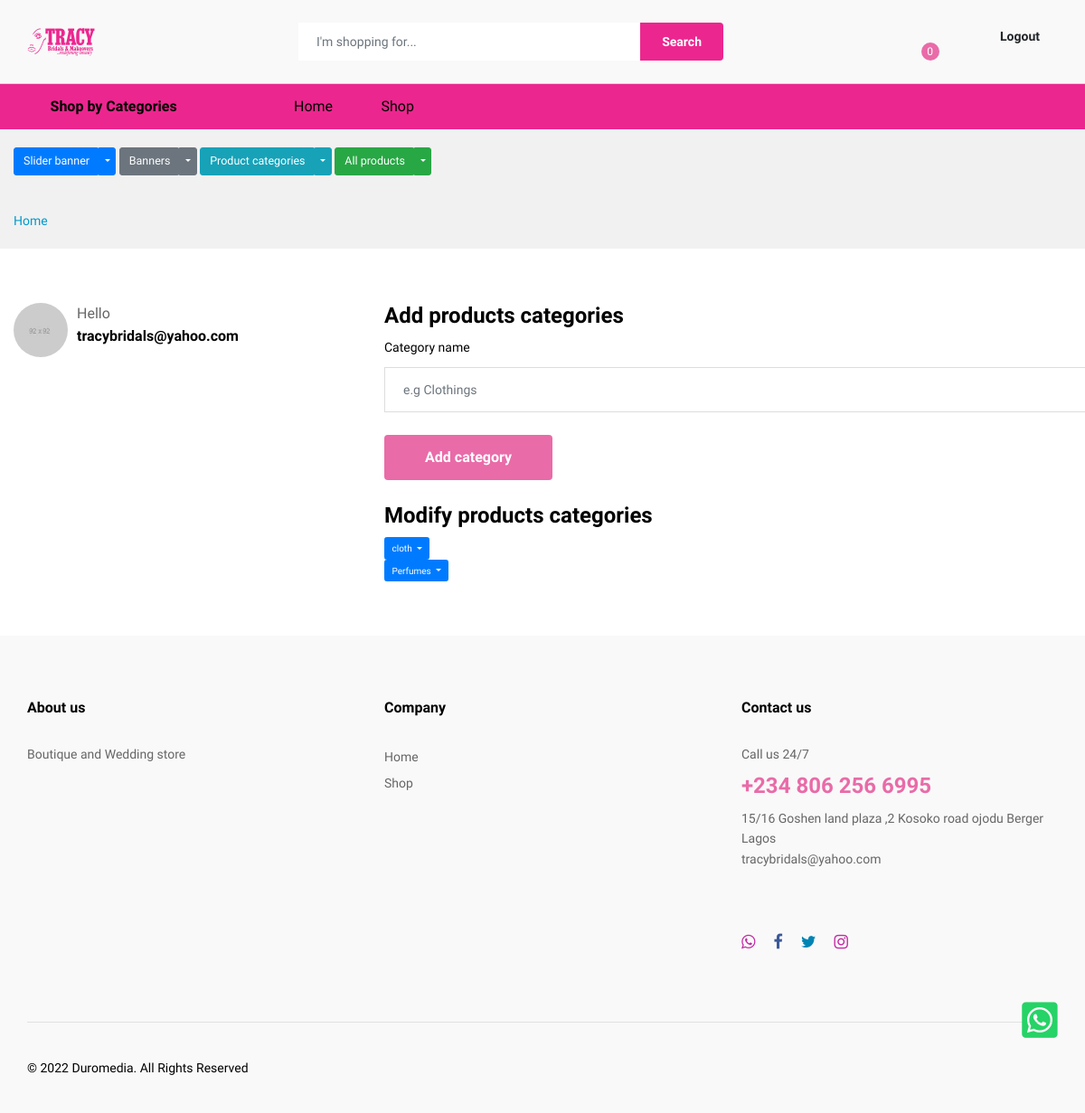
The page /products-categories.php (signed in) on the database as committed earlier.
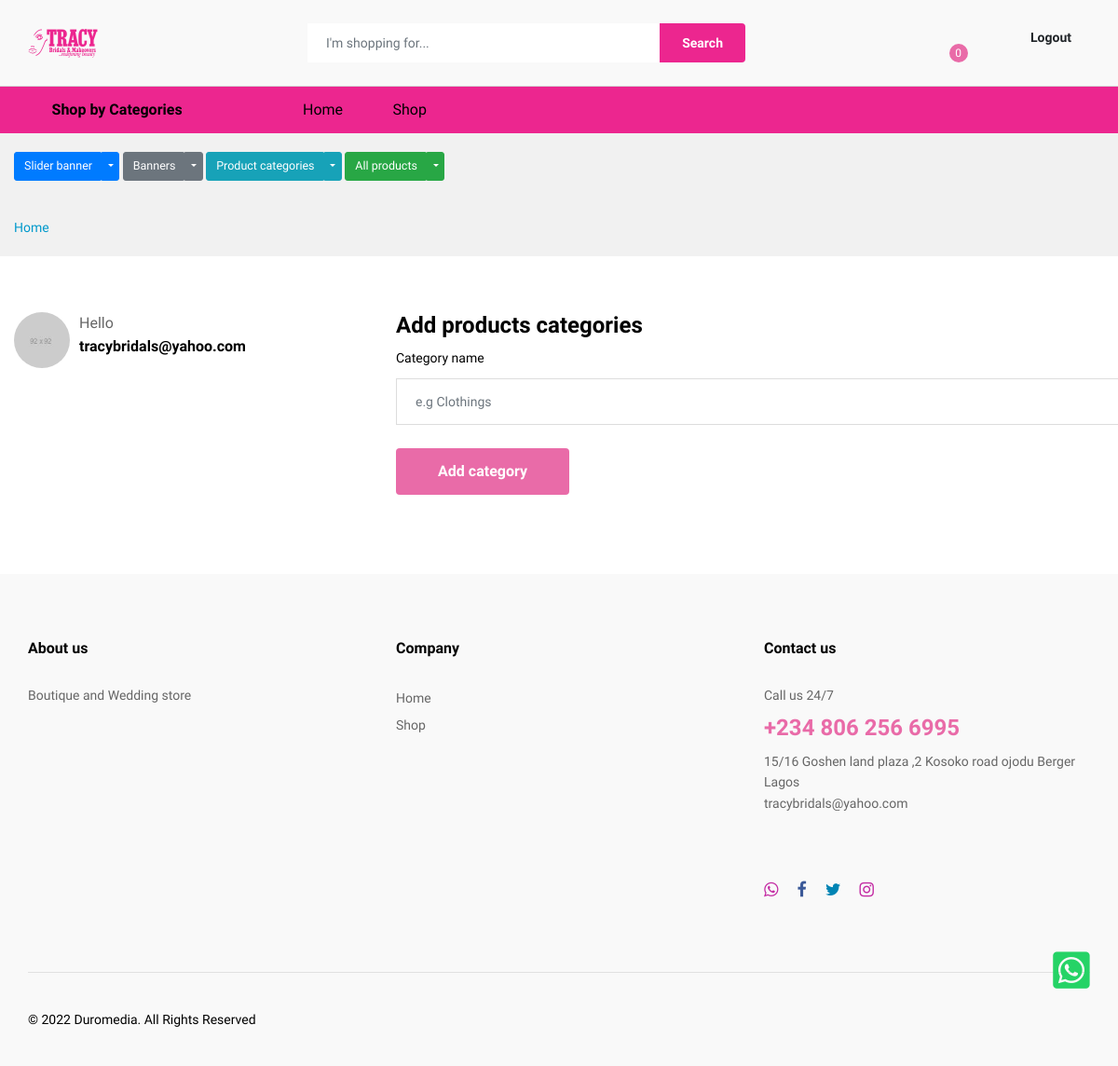
The same page on the database as committed later.
### tables this page shows
CREATE TABLE `products_categories` (
  `products_categories_id` int(11) NOT NULL,
  `products_categories_name` varchar(20) NOT NULL,
  `products_categories_timestamp` timestamp NOT NULL DEFAULT current_timestamp() ON UPDATE current_timestamp()
);

### incs-template1/config.php (called while the page is built, shortened)
<?php
$EMAIL = "tracybridals@yahoo.com";
?>

### public_html/products-categories.php (the view, shortened to what this page needs)
<?php
require_once ('../incs-template1/config.php');
 include ('../incs-template1/header.php');
 include ('../incs-template1/settings.php');
 ?>
<main class="ps-page--my-account">
        <div class="ps-breadcrumb">
            <div class="container">
                <ul class="breadcrumb">
                    <li><a href="/">Home</a></li>
                </ul>
            </div>
        </div>
        <section class="ps-section--account">
            <div class="container">
                <div class="row">
                    <div class="col-lg-4">
                        <div class="ps-section__left">
                            <aside class="ps-widget--account-dashboard">
                                <div class="ps-widget__header"><img src="img/users/3.jpg" alt="" />
                                    <figure>
                                        <figcaption>Hello</figcaption>
                                        <p><?=$EMAIL;?></p>
                                    </figure>
                                </div>
                            </aside>
                        </div>
                    </div>
                   <div class="col-lg-8">
                        <div class="ps-section__right">
                            <form class="ps-form--account-setting" action="" method="POST">
                                <div class="ps-form__header">
                                    <h3> Add products categories</h3>
                                </div>
                                <div class="ps-form__content">
                                     <div class="form-group">
                                        <label>Category name</label>
                                        <input class="form-control" type="text" placeholder="e.g Clothings" name="products_categories" value="<?php if(isset($_POST['products_categories'])){echo $_POST['products_categories'];} ?>">
                                    </div>
                                </div>
                                <div class="form-group submit">
                                    <button class="ps-btn" type="submit" name="submit">Add category</button>
                                </div>
                            </form>
                        </div>
<?php
     $select_products_cat = mysqli_query($connect, "SELECT products_categories_id, products_categories_name FROM products_categories WHERE products_categories_name != '".UNCATEGORIZED."'") or die(db_conn_error);
     if(mysqli_num_rows($select_products_cat) > 0){
echo '<div class="ps-form__header">
<h3>Modify products categories</h3>
</div>';
while($row_categories = mysqli_fetch_array($select_products_cat)){
echo '<div class="dropdown">
<button class="btn btn-primary dropdown-toggle" type="button" id="dropdownMenuButton" data-toggle="dropdown" aria-haspopup="true" aria-expanded="false">
'.$row_categories['products_categories_name'].'
</button>
<div class="dropdown-menu" aria-labelledby="dropdownMenuButton">
<form method="GET" action="products-categories-change.php">
<button type="submit" class="dropdown-item" name="modify_categories" value="'.$row_categories['products_categories_id'].'">Modify categories</button>
</form>
<form method="POST" action="">
<button type="submit" class="dropdown-item" name="delete_categories" value="'.$row_categories['products_categories_id'].'">Delete</button>
</form>
</div>
</div>';
     }
     }
?>
                    </div>
                </div>
            </div>
        </section>
    </main>
<?php include ('../incs-template1/footer.php'); ?>

Rows that differ between the two databases and show on the page:
removed products_categories: products_categories_name "cloth"
removed products_categories: products_categories_name "Perfumes"
Other text that changed with them:
text no longer shown: "Modify products categories"
